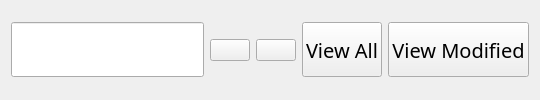
            <widget class="QWidget" name="librarySearchBox" native="true">
             <property name="styleSheet">
              <string notr="true">#librarySearchBox{
	background-color: rgb(0, 0, 0);
	border: 1px solid white;
	border-radius: 10px
}
</string>
             </property>
             <layout class="QHBoxLayout" name="horizontalLayout_46">
              <item>
               <widget class="QLineEdit" name="librarySearchBar">
                <property name="minimumSize">
                 <size>
                  <width>0</width>
                  <height>55</height>
                 </size>
                </property>
                <property name="font">
                 <font>
                  <family>SystemHud</family>
                  <pointsize>15</pointsize>
                 </font>
                </property>
                <property name="styleSheet">
                 <string notr="true"/>
                </property>
               </widget>
              </item>
              <item>
               <widget class="QPushButton" name="buttonLibrarySearchAll">
                <property name="text">
                 <string/>
                </property>
                <property name="icon">
                 <iconset resource="../qrc/market_engine_icons.qrc">
                  <normaloff>:/icons/icons_market_engine/search.png</normaloff>:/icons/icons_market_engine/search.png</iconset>
                </property>
                <property name="iconSize">
                 <size>
                  <width>32</width>
                  <height>32</height>
                 </size>
                </property>
               </widget>
              </item>
              <item>
               <widget class="QPushButton" name="buttonLibrarySearchConfig">
                <property name="text">
                 <string/>
                </property>
                <property name="icon">
                 <iconset resource="../qrc/market_engine_icons.qrc">
                  <normaloff>:/icons/icons_market_engine/search_config.png</normaloff>:/icons/icons_market_engine/search_config.png</iconset>
                </property>
                <property name="iconSize">
                 <size>
                  <width>32</width>
                  <height>32</height>
                 </size>
                </property>
               </widget>
              </item>
              <item>
               <widget class="QPushButton" name="buttonItemLibraryViewAll">
                <property name="minimumSize">
                 <size>
                  <width>0</width>
                  <height>55</height>
                 </size>
                </property>
                <property name="font">
                 <font>
                  <family>SystemHud</family>
                  <pointsize>15</pointsize>
                  <weight>50</weight>
                  <bold>false</bold>
                 </font>
                </property>
                <property name="text">
                 <string>View All</string>
                </property>
               </widget>
              </item>
              <item>
               <widget class="QPushButton" name="buttonItemLibraryViewModified">
                <property name="minimumSize">
                 <size>
                  <width>0</width>
                  <height>55</height>
                 </size>
                </property>
                <property name="font">
                 <font>
                  <family>SystemHud</family>
                  <pointsize>15</pointsize>
                  <weight>50</weight>
                  <bold>false</bold>
                 </font>
                </property>
                <property name="text">
                 <string>View Modified</string>
                </property>
               </widget>
              </item>
             </layout>
            </widget>
